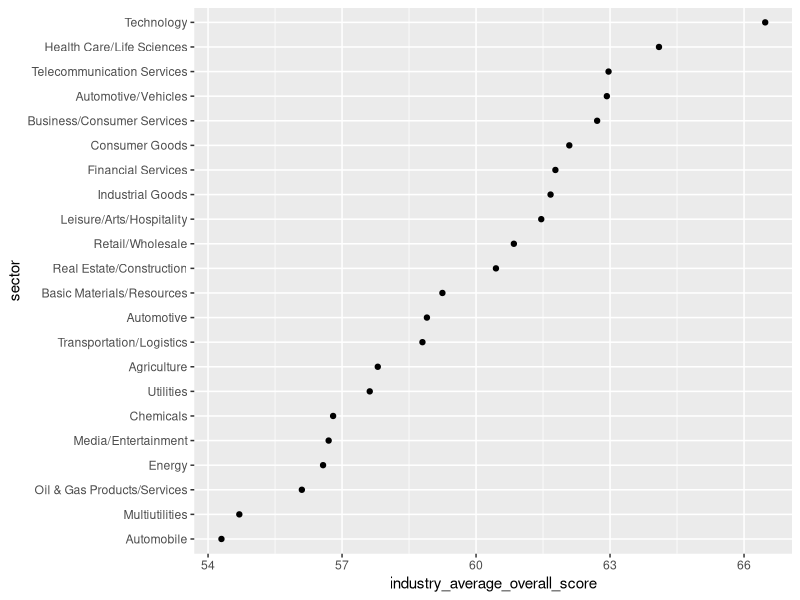
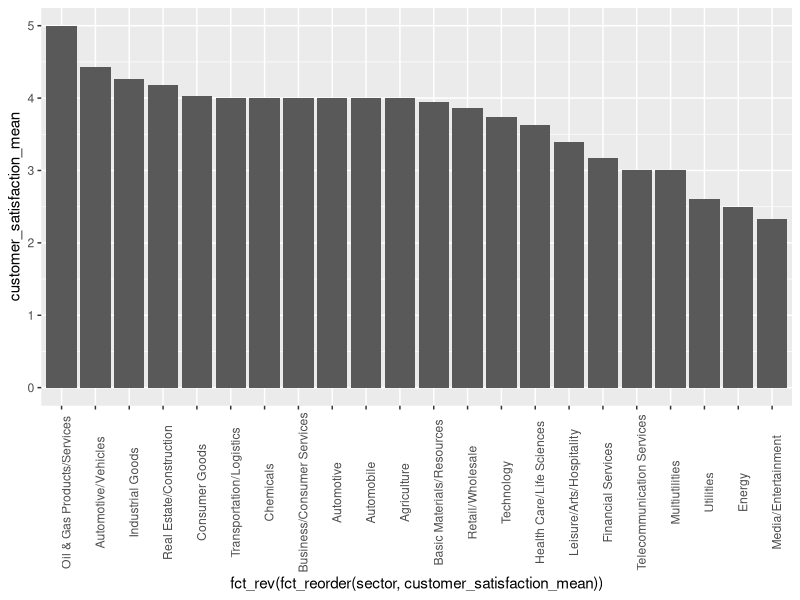

Recreate these plots in R, in order.
install.packages("tidyverse")
install.packages("ggplot2")
install.packages("forcats")
library(tidyverse)
library(ggplot2)
library(forcats)

setwd("/Users/sijanikbal/Documents/JUST Capital/Data Project 1")
df <- read_csv("wsj_250_best-managed_companies.csv")

head(df)
names(df)

top_ten <- df %>% 
  subset(rank <=10)

df %>% 
  group_by(sector) %>% count()

# Does the overall_score differ across various industries?
table(df$sector)

industry <- df %>% 
  group_by(sector) %>% 
  summarise(industry_average_overall_score = mean(overall_score)) %>% 
  arrange(desc(industry_average_overall_score))

industry %>% 
  mutate(sector = fct_reorder(sector, industry_average_overall_score)) %>% 
  ggplot(aes(industry_average_overall_score, sector)) +
  geom_point()

# Is there an industry-wide trend for various ratings?
# customer_satisfaction
cus_sat <- df %>% 
  group_by(sector) %>% 
  summarise(customer_satisfaction_mean = mean(customer_satisfaction)) %>% 
  arrange(desc(customer_satisfaction_mean))
head(cus_sat, 5)

cus_sat %>% 
  ggplot(aes(fct_rev(fct_reorder(sector, customer_satisfaction_mean)), customer_satisfaction_mean)) +
  geom_col() +
  theme(axis.text.x = element_text(angle = 90))

# employee_engagement_and_development

# innovation

# social_respnsibility

# financial strength

# What is the industry average and standard deviation for various rating-scales?
industry_average <- df %>% 
  group_by(sector) %>% 
  summarise(employee_engagement_and_development_average = mean(employee_engagement_and_development), 
            employee_engagement_and_development_sd = sd(employee_engagement_and_development),
            innovation_mean = mean(innovation), innovation_sd = sd(innovation),
            customer_satisfaction_mean = mean(customer_satisfaction),
            customer_satisfaction_sd = sd(customer_satisfaction),
            social_responsibility_mean = mean(social_responsibility),
            social_responsibility_sd = sd(social_responsibility),
            financial_strength_mean = mean(financial_strength),
            financial_strength_sd = sd(financial_strength),
            overall_score_mean = mean(overall_score),
            overall_score_sd = sd(overall_score))

#djg adg